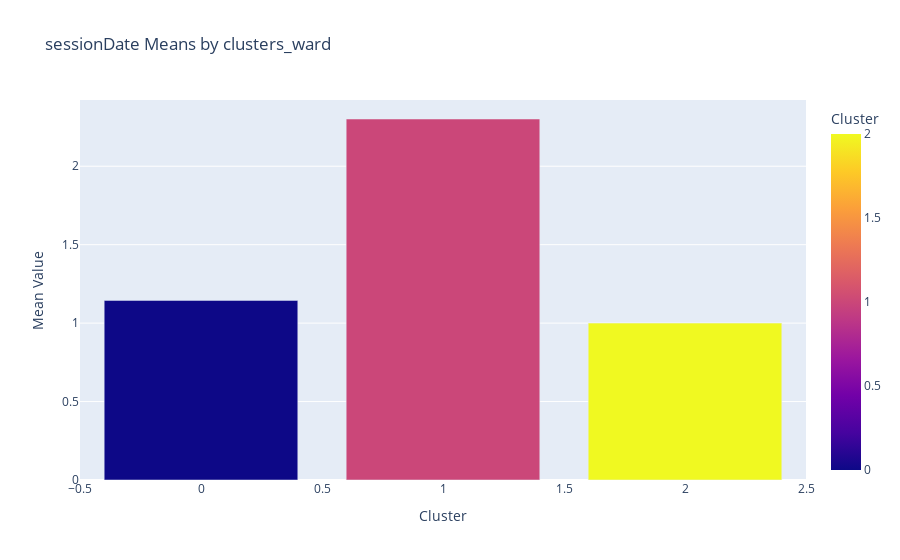

Here is the notebook cell this chart was saved with:
### Code cell
import plotly.express as px
import pandas as pd

def plot_cluster_means(dataframe, cluster_column, value_column):
    # Grup ortalamalarını hesapla
    cluster_means = dataframe.groupby(cluster_column)[value_column].mean().reset_index()
    plt.figure(figsize=(10, 6))
    # Plotly ile bar chart çizimi
    fig = px.bar(
        cluster_means, 
        x=cluster_column, 
        y=value_column, 
        color=cluster_column, 
        title=f"{value_column} Means by {cluster_column}",
        labels={cluster_column: "Cluster", value_column: "Mean Value"}
    )

    fig.show()

# Fonksiyonu kullanarak grafiği oluşturabilirsiniz
plot_cluster_means(x_h, 'clusters_ward', 'sessionDate')

### Figure 1 — Plotly figure (JSON) as saved in the notebook; plotly's stock layout.template omitted (floating-point values rounded to 4 significant figures)
{"data": [{"alignmentgroup": "True", "hovertemplate": "Cluster=%{marker.color}<br>Mean Value=%{y}<extra></extra>", "legendgroup": "", "marker": {"color": [0, 1, 2], "coloraxis": "coloraxis", "pattern": {"shape": ""}}, "name": "", "offsetgroup": "", "orientation": "v", "showlegend": false, "textposition": "auto", "type": "bar", "x": [0, 1, 2], "xaxis": "x", "y": [1.145, 2.301, 1], "yaxis": "y"}], "layout": {"barmode": "relative", "coloraxis": {"colorbar": {"title": {"text": "Cluster"}}, "colorscale": [[0, "#0d0887"], [0.1111, "#46039f"], [0.2222, "#7201a8"], [0.3333, "#9c179e"], [0.4444, "#bd3786"], [0.5556, "#d8576b"], [0.6667, "#ed7953"], [0.7778, "#fb9f3a"], [0.8889, "#fdca26"], [1, "#f0f921"]]}, "legend": {"tracegroupgap": 0}, "title": {"text": "sessionDate Means by clusters_ward"}, "xaxis": {"anchor": "y", "domain": [0, 1], "title": {"text": "Cluster"}}, "yaxis": {"anchor": "x", "domain": [0, 1], "title": {"text": "Mean Value"}}}}
